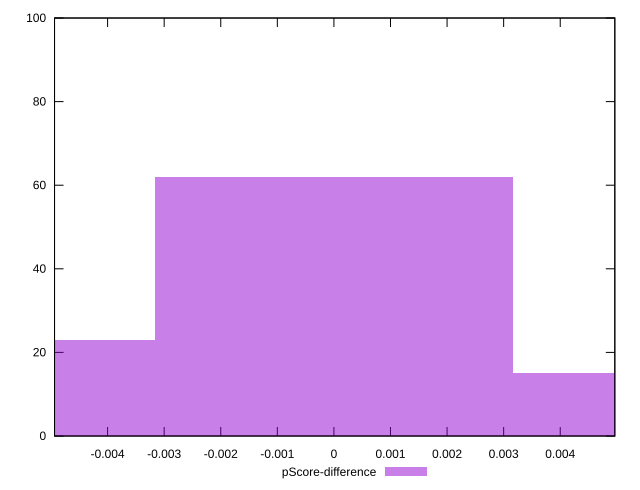

This figure's gnuplot source:
reset

$pScoreDifference <<EOF
0.006337884190924211 15
0 62
-0.006337884190924211 23
EOF

set key outside below
set boxwidth 0.006337884190924211
set xrange [-0.004937862156247308:0.0049648310482180436]
set yrange [0:100]
set trange [0:100]
set style fill transparent solid 0.5 noborder
set terminal svg size 640, 490 enhanced background rgb 'white'
set output "reprap/speed-index/samples/pages+cached+noexternal+nomedia/pScore-difference/histogram.svg"

plot $pScoreDifference title "pScore-difference" with boxes

reset
